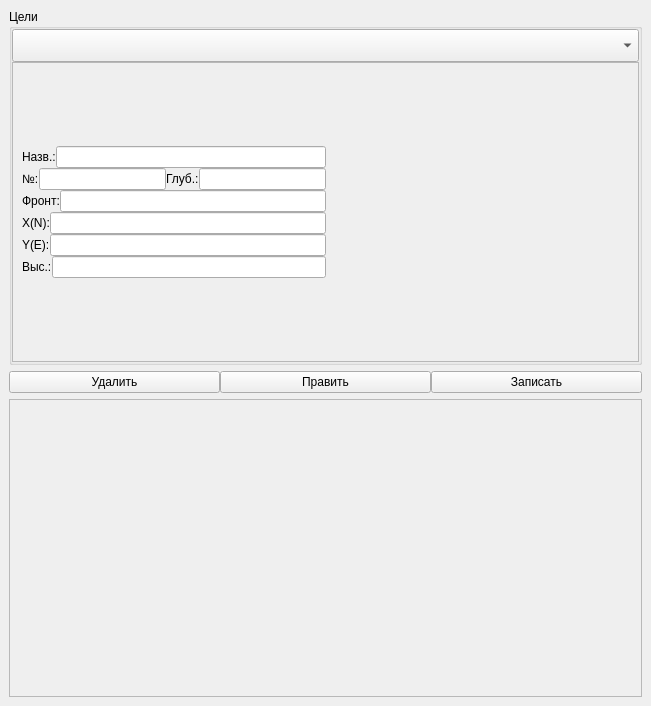
<?xml version="1.0" encoding="UTF-8"?>
<ui version="4.0">
 <class>WindowCeli</class>
 <widget class="QMainWindow" name="WindowCeli">
  <property name="windowModality">
   <enum>Qt::NonModal</enum>
  </property>
  <property name="geometry">
   <rect>
    <x>0</x>
    <y>0</y>
    <width>651</width>
    <height>706</height>
   </rect>
  </property>
  <property name="windowTitle">
   <string>Celi</string>
  </property>
  <property name="toolButtonStyle">
   <enum>Qt::ToolButtonIconOnly</enum>
  </property>
  <widget class="QWidget" name="centralwidget">
   <layout class="QVBoxLayout" name="verticalLayout_3">
    <item>
     <widget class="QGroupBox" name="groupBox">
      <property name="sizePolicy">
       <sizepolicy hsizetype="Expanding" vsizetype="Preferred">
        <horstretch>0</horstretch>
        <verstretch>0</verstretch>
       </sizepolicy>
      </property>
      <property name="contextMenuPolicy">
       <enum>Qt::DefaultContextMenu</enum>
      </property>
      <property name="layoutDirection">
       <enum>Qt::LeftToRight</enum>
      </property>
      <property name="title">
       <string>Цели</string>
      </property>
      <layout class="QVBoxLayout" name="verticalLayout">
       <property name="spacing">
        <number>0</number>
       </property>
       <property name="leftMargin">
        <number>0</number>
       </property>
       <property name="topMargin">
        <number>0</number>
       </property>
       <property name="rightMargin">
        <number>0</number>
       </property>
       <property name="bottomMargin">
        <number>0</number>
       </property>
       <item>
        <widget class="QComboBox" name="comboBox_8">
         <property name="sizePolicy">
          <sizepolicy hsizetype="Expanding" vsizetype="Preferred">
           <horstretch>0</horstretch>
           <verstretch>0</verstretch>
          </sizepolicy>
         </property>
         <property name="font">
          <font>
           <pointsize>16</pointsize>
          </font>
         </property>
        </widget>
       </item>
       <item>
        <widget class="QScrollArea" name="scrollArea">
         <property name="sizePolicy">
          <sizepolicy hsizetype="Expanding" vsizetype="Fixed">
           <horstretch>0</horstretch>
           <verstretch>0</verstretch>
          </sizepolicy>
         </property>
         <property name="minimumSize">
          <size>
           <width>0</width>
           <height>300</height>
          </size>
         </property>
         <property name="verticalScrollBarPolicy">
          <enum>Qt::ScrollBarAlwaysOff</enum>
         </property>
         <property name="horizontalScrollBarPolicy">
          <enum>Qt::ScrollBarAlwaysOff</enum>
         </property>
         <property name="widgetResizable">
          <bool>true</bool>
         </property>
         <widget class="QWidget" name="scrollAreaWidgetContents_8">
          <property name="geometry">
           <rect>
            <x>0</x>
            <y>0</y>
            <width>629</width>
            <height>298</height>
           </rect>
          </property>
          <layout class="QGridLayout" name="gridLayout">
           <item row="0" column="0">
            <layout class="QVBoxLayout" name="verticalLayout_2">
             <property name="spacing">
              <number>0</number>
             </property>
             <item>
              <layout class="QHBoxLayout" name="horizontalLayout_43">
               <item>
                <widget class="QLabel" name="label_57">
                 <property name="text">
                  <string>Назв.:</string>
                 </property>
                </widget>
               </item>
               <item>
                <widget class="QLineEdit" name="lineEdit_57">
                 <property name="maxLength">
                  <number>15</number>
                 </property>
                </widget>
               </item>
              </layout>
             </item>
             <item>
              <layout class="QHBoxLayout" name="horizontalLayout_44">
               <item>
                <widget class="QLabel" name="label_58">
                 <property name="text">
                  <string>№:</string>
                 </property>
                </widget>
               </item>
               <item>
                <widget class="QLineEdit" name="lineEdit_58">
                 <property name="inputMethodHints">
                  <set>Qt::ImhDigitsOnly</set>
                 </property>
                 <property name="maxLength">
                  <number>5</number>
                 </property>
                </widget>
               </item>
               <item>
                <widget class="QLabel" name="label_60">
                 <property name="text">
                  <string>Глуб.:</string>
                 </property>
                </widget>
               </item>
               <item>
                <widget class="QLineEdit" name="lineEdit_60">
                 <property name="inputMethodHints">
                  <set>Qt::ImhDigitsOnly</set>
                 </property>
                 <property name="maxLength">
                  <number>5</number>
                 </property>
                </widget>
               </item>
              </layout>
             </item>
             <item>
              <layout class="QHBoxLayout" name="horizontalLayout">
               <item>
                <widget class="QLabel" name="label_59">
                 <property name="text">
                  <string>Фронт:</string>
                 </property>
                </widget>
               </item>
               <item>
                <widget class="QLineEdit" name="lineEdit_59">
                 <property name="inputMethodHints">
                  <set>Qt::ImhDigitsOnly</set>
                 </property>
                 <property name="maxLength">
                  <number>5</number>
                 </property>
                </widget>
               </item>
              </layout>
             </item>
             <item>
              <layout class="QHBoxLayout" name="horizontalLayout_45">
               <item>
                <widget class="QLabel" name="label_61">
                 <property name="text">
                  <string>Х(N):</string>
                 </property>
                </widget>
               </item>
               <item>
                <widget class="QLineEdit" name="lineEdit_61">
                 <property name="inputMethodHints">
                  <set>Qt::ImhFormattedNumbersOnly</set>
                 </property>
                 <property name="maxLength">
                  <number>10</number>
                 </property>
                </widget>
               </item>
              </layout>
             </item>
             <item>
              <layout class="QHBoxLayout" name="horizontalLayout_46">
               <item>
                <widget class="QLabel" name="label_62">
                 <property name="text">
                  <string>Y(E):</string>
                 </property>
                </widget>
               </item>
               <item>
                <widget class="QLineEdit" name="lineEdit_62">
                 <property name="inputMethodHints">
                  <set>Qt::ImhFormattedNumbersOnly</set>
                 </property>
                 <property name="maxLength">
                  <number>10</number>
                 </property>
                </widget>
               </item>
              </layout>
             </item>
             <item>
              <layout class="QHBoxLayout" name="horizontalLayout_47">
               <item>
                <widget class="QLabel" name="label_63">
                 <property name="text">
                  <string>Выс.:</string>
                 </property>
                </widget>
               </item>
               <item>
                <widget class="QLineEdit" name="lineEdit_63">
                 <property name="inputMethodHints">
                  <set>Qt::ImhFormattedNumbersOnly</set>
                 </property>
                 <property name="maxLength">
                  <number>10</number>
                 </property>
                </widget>
               </item>
              </layout>
             </item>
            </layout>
           </item>
           <item row="0" column="1">
            <spacer name="horizontalSpacer">
             <property name="orientation">
              <enum>Qt::Horizontal</enum>
             </property>
             <property name="sizeHint" stdset="0">
              <size>
               <width>40</width>
               <height>20</height>
              </size>
             </property>
            </spacer>
           </item>
          </layout>
         </widget>
        </widget>
       </item>
      </layout>
     </widget>
    </item>
    <item>
     <layout class="QHBoxLayout" name="horizontalLayout_49">
      <property name="spacing">
       <number>0</number>
      </property>
      <item>
       <widget class="QPushButton" name="pushButton_22">
        <property name="text">
         <string>Удалить</string>
        </property>
       </widget>
      </item>
      <item>
       <widget class="QPushButton" name="pushButton_23">
        <property name="text">
         <string>Править</string>
        </property>
       </widget>
      </item>
      <item>
       <widget class="QPushButton" name="pushButton_24">
        <property name="text">
         <string>Записать</string>
        </property>
       </widget>
      </item>
     </layout>
    </item>
    <item>
     <widget class="QScrollArea" name="scrollArea_2">
      <property name="sizePolicy">
       <sizepolicy hsizetype="Expanding" vsizetype="Preferred">
        <horstretch>0</horstretch>
        <verstretch>0</verstretch>
       </sizepolicy>
      </property>
      <property name="minimumSize">
       <size>
        <width>0</width>
        <height>100</height>
       </size>
      </property>
      <property name="verticalScrollBarPolicy">
       <enum>Qt::ScrollBarAlwaysOff</enum>
      </property>
      <property name="horizontalScrollBarPolicy">
       <enum>Qt::ScrollBarAlwaysOff</enum>
      </property>
      <property name="widgetResizable">
       <bool>true</bool>
      </property>
      <widget class="QWidget" name="scrollAreaWidgetContents_7">
       <property name="geometry">
        <rect>
         <x>0</x>
         <y>0</y>
         <width>631</width>
         <height>163</height>
        </rect>
       </property>
      </widget>
     </widget>
    </item>
   </layout>
  </widget>
 </widget>
 <resources/>
 <connections/>
</ui>
